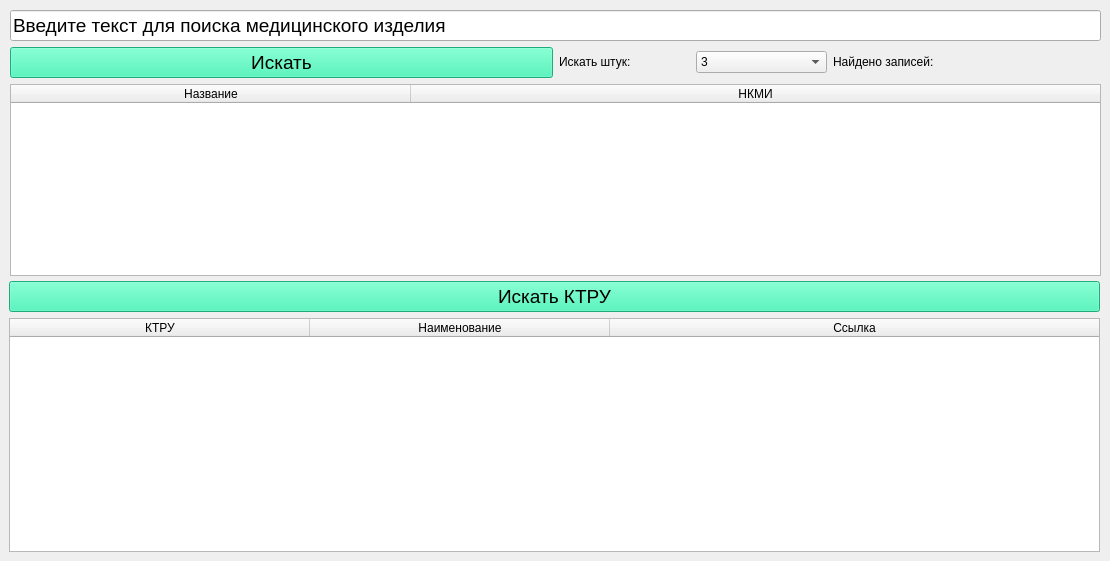
  <widget class="QWidget" name="centralwidget">
   <widget class="QWidget" name="gridLayoutWidget">
    <property name="geometry">
     <rect>
      <x>10</x>
      <y>10</y>
      <width>1091</width>
      <height>266</height>
     </rect>
    </property>
    <layout class="QGridLayout" name="gridLayout">
     <item row="0" column="0" colspan="2">
      <widget class="QLineEdit" name="lineEdit">
       <property name="font">
        <font>
         <pointsize>14</pointsize>
        </font>
       </property>
       <property name="text">
        <string>Введите текст для поиска медицинского изделия</string>
       </property>
      </widget>
     </item>
     <item row="9" column="0" colspan="2">
      <widget class="QTableWidget" name="tableWidget">
       <property name="autoFillBackground">
        <bool>false</bool>
       </property>
       <property name="showGrid">
        <bool>true</bool>
       </property>
       <property name="wordWrap">
        <bool>true</bool>
       </property>
       <property name="cornerButtonEnabled">
        <bool>true</bool>
       </property>
       <property name="rowCount">
        <number>0</number>
       </property>
       <attribute name="horizontalHeaderVisible">
        <bool>true</bool>
       </attribute>
       <attribute name="horizontalHeaderCascadingSectionResizes">
        <bool>false</bool>
       </attribute>
       <attribute name="horizontalHeaderMinimumSectionSize">
        <number>50</number>
       </attribute>
       <attribute name="horizontalHeaderDefaultSectionSize">
        <number>400</number>
       </attribute>
       <attribute name="horizontalHeaderHighlightSections">
        <bool>true</bool>
       </attribute>
       <attribute name="horizontalHeaderShowSortIndicator" stdset="0">
        <bool>false</bool>
       </attribute>
       <attribute name="horizontalHeaderStretchLastSection">
        <bool>true</bool>
       </attribute>
       <attribute name="verticalHeaderVisible">
        <bool>false</bool>
       </attribute>
       <attribute name="verticalHeaderCascadingSectionResizes">
        <bool>true</bool>
       </attribute>
       <attribute name="verticalHeaderShowSortIndicator" stdset="0">
        <bool>false</bool>
       </attribute>
       <column>
        <property name="text">
         <string>Название</string>
        </property>
       </column>
       <column>
        <property name="text">
         <string>НКМИ</string>
        </property>
       </column>
      </widget>
     </item>
     <item row="6" column="0">
      <widget class="QPushButton" name="pushButton">
       <property name="palette">
        <palette>
         <active>
          <colorrole role="WindowText">
           <brush brushstyle="SolidPattern">
            <color alpha="255">
             <red>0</red>
             <green>0</green>
             <blue>0</blue>
            </color>
           </brush>
          </colorrole>
          <colorrole role="Button">
           <brush brushstyle="SolidPattern">
            <color alpha="255">
             <red>43</red>
             <green>240</green>
             <blue>174</blue>
            </color>
           </brush>
          </colorrole>
          <colorrole role="Light">
           <brush brushstyle="SolidPattern">
            <color alpha="255">
             <red>151</red>
             <green>255</green>
             <blue>220</blue>
            </color>
           </brush>
          </colorrole>
          <colorrole role="Midlight">
           <brush brushstyle="SolidPattern">
            <color alpha="255">
             <red>97</red>
             <green>247</green>
             <blue>197</blue>
            </color>
           </brush>
          </colorrole>
          <colorrole role="Dark">
           <brush brushstyle="SolidPattern">
            <color alpha="255">
             <red>22</red>
             <green>120</green>
             <blue>87</blue>
            </color>
           </brush>
          </colorrole>
          <colorrole role="Mid">
           <brush brushstyle="SolidPattern">
            <color alpha="255">
             <red>29</red>
             <green>160</green>
             <blue>116</blue>
            </color>
           </brush>
          </colorrole>
          <colorrole role="Text">
           <brush brushstyle="SolidPattern">
            <color alpha="255">
             <red>0</red>
             <green>0</green>
             <blue>0</blue>
            </color>
           </brush>
          </colorrole>
          <colorrole role="BrightText">
           <brush brushstyle="SolidPattern">
            <color alpha="255">
             <red>255</red>
             <green>255</green>
             <blue>255</blue>
            </color>
           </brush>
          </colorrole>
          <colorrole role="ButtonText">
           <brush brushstyle="SolidPattern">
            <color alpha="255">
             <red>0</red>
             <green>0</green>
             <blue>0</blue>
            </color>
           </brush>
          </colorrole>
          <colorrole role="Base">
           <brush brushstyle="SolidPattern">
            <color alpha="255">
             <red>255</red>
             <green>255</green>
             <blue>255</blue>
            </color>
           </brush>
          </colorrole>
          <colorrole role="Window">
           <brush brushstyle="SolidPattern">
            <color alpha="255">
             <red>43</red>
             <green>240</green>
             <blue>174</blue>
            </color>
           </brush>
          </colorrole>
          <colorrole role="Shadow">
           <brush brushstyle="SolidPattern">
            <color alpha="255">
             <red>0</red>
             <green>0</green>
             <blue>0</blue>
            </color>
           </brush>
          </colorrole>
          <colorrole role="AlternateBase">
           <brush brushstyle="SolidPattern">
            <color alpha="255">
             <red>149</red>
             <green>247</green>
             <blue>214</blue>
            </color>
           </brush>
          </colorrole>
          <colorrole role="ToolTipBase">
           <brush brushstyle="SolidPattern">
            <color alpha="255">
             <red>255</red>
             <green>255</green>
             <blue>220</blue>
            </color>
           </brush>
          </colorrole>
          <colorrole role="ToolTipText">
           <brush brushstyle="SolidPattern">
            <color alpha="255">
             <red>0</red>
             <green>0</green>
             <blue>0</blue>
            </color>
           </brush>
          </colorrole>
          <colorrole role="PlaceholderText">
           <brush brushstyle="SolidPattern">
            <color alpha="128">
             <red>0</red>
             <green>0</green>
             <blue>0</blue>
            </color>
           </brush>
          </colorrole>
         </active>
         <inactive>
          <colorrole role="WindowText">
           <brush brushstyle="SolidPattern">
            <color alpha="255">
             <red>0</red>
             <green>0</green>
             <blue>0</blue>
            </color>
           </brush>
          </colorrole>
          <colorrole role="Button">
           <brush brushstyle="SolidPattern">
            <color alpha="255">
             <red>43</red>
             <green>240</green>
             <blue>174</blue>
            </color>
           </brush>
          </colorrole>
          <colorrole role="Light">
           <brush brushstyle="SolidPattern">
            <color alpha="255">
             <red>151</red>
             <green>255</green>
             <blue>220</blue>
            </color>
           </brush>
          </colorrole>
          <colorrole role="Midlight">
           <brush brushstyle="SolidPattern">
            <color alpha="255">
             <red>97</red>
             <green>247</green>
             <blue>197</blue>
            </color>
           </brush>
          </colorrole>
          <colorrole role="Dark">
           <brush brushstyle="SolidPattern">
            <color alpha="255">
             <red>22</red>
             <green>120</green>
             <blue>87</blue>
            </color>
           </brush>
          </colorrole>
          <colorrole role="Mid">
           <brush brushstyle="SolidPattern">
            <color alpha="255">
             <red>29</red>
             <green>160</green>
             <blue>116</blue>
            </color>
           </brush>
          </colorrole>
          <colorrole role="Text">
           <brush brushstyle="SolidPattern">
            <color alpha="255">
             <red>0</red>
             <green>0</green>
             <blue>0</blue>
            </color>
           </brush>
          </colorrole>
          <colorrole role="BrightText">
           <brush brushstyle="SolidPattern">
            <color alpha="255">
             <red>255</red>
             <green>255</green>
             <blue>255</blue>
            </color>
           </brush>
          </colorrole>
          <colorrole role="ButtonText">
           <brush brushstyle="SolidPattern">
            <color alpha="255">
             <red>0</red>
             <green>0</green>
             <blue>0</blue>
            </color>
           </brush>
          </colorrole>
          <colorrole role="Base">
           <brush brushstyle="SolidPattern">
            <color alpha="255">
             <red>255</red>
             <green>255</green>
             <blue>255</blue>
            </color>
           </brush>
          </colorrole>
          <colorrole role="Window">
           <brush brushstyle="SolidPattern">
            <color alpha="255">
             <red>43</red>
             <green>240</green>
             <blue>174</blue>
            </color>
           </brush>
          </colorrole>
          <colorrole role="Shadow">
           <brush brushstyle="SolidPattern">
            <color alpha="255">
             <red>0</red>
             <green>0</green>
             <blue>0</blue>
            </color>
           </brush>
          </colorrole>
          <colorrole role="AlternateBase">
           <brush brushstyle="SolidPattern">
            <color alpha="255">
             <red>149</red>
             <green>247</green>
             <blue>214</blue>
            </color>
           </brush>
          </colorrole>
          <colorrole role="ToolTipBase">
           <brush brushstyle="SolidPattern">
            <color alpha="255">
             <red>255</red>
             <green>255</green>
             <blue>220</blue>
            </color>
           </brush>
          </colorrole>
          <colorrole role="ToolTipText">
           <brush brushstyle="SolidPattern">
            <color alpha="255">
             <red>0</red>
             <green>0</green>
             <blue>0</blue>
            </color>
           </brush>
          </colorrole>
          <colorrole role="PlaceholderText">
           <brush brushstyle="SolidPattern">
            <color alpha="128">
             <red>0</red>
             <green>0</green>
             <blue>0</blue>
            </color>
           </brush>
          </colorrole>
         </inactive>
         <disabled>
          <colorrole role="WindowText">
           <brush brushstyle="SolidPattern">
            <color alpha="255">
             <red>22</red>
             <green>120</green>
             <blue>87</blue>
            </color>
           </brush>
          </colorrole>
          <colorrole role="Button">
           <brush brushstyle="SolidPattern">
            <color alpha="255">
             <red>43</red>
             <green>240</green>
             <blue>174</blue>
            </color>
           </brush>
          </colorrole>
          <colorrole role="Light">
           <brush brushstyle="SolidPattern">
            <color alpha="255">
             <red>151</red>
             <green>255</green>
             <blue>220</blue>
            </color>
           </brush>
          </colorrole>
          <colorrole role="Midlight">
           <brush brushstyle="SolidPattern">
            <color alpha="255">
             <red>97</red>
             <green>247</green>
             <blue>197</blue>
            </color>
           </brush>
          </colorrole>
          <colorrole role="Dark">
           <brush brushstyle="SolidPattern">
            <color alpha="255">
             <red>22</red>
             <green>120</green>
             <blue>87</blue>
            </color>
           </brush>
          </colorrole>
          <colorrole role="Mid">
           <brush brushstyle="SolidPattern">
            <color alpha="255">
             <red>29</red>
             <green>160</green>
             <blue>116</blue>
            </color>
           </brush>
          </colorrole>
          <colorrole role="Text">
           <brush brushstyle="SolidPattern">
            <color alpha="255">
             <red>22</red>
             <green>120</green>
             <blue>87</blue>
            </color>
           </brush>
          </colorrole>
          <colorrole role="BrightText">
           <brush brushstyle="SolidPattern">
            <color alpha="255">
             <red>255</red>
             <green>255</green>
             <blue>255</blue>
            </color>
           </brush>
          </colorrole>
          <colorrole role="ButtonText">
           <brush brushstyle="SolidPattern">
            <color alpha="255">
             <red>22</red>
             <green>120</green>
             <blue>87</blue>
            </color>
           </brush>
          </colorrole>
          <colorrole role="Base">
           <brush brushstyle="SolidPattern">
            <color alpha="255">
             <red>43</red>
             <green>240</green>
             <blue>174</blue>
            </color>
           </brush>
          </colorrole>
          <colorrole role="Window">
           <brush brushstyle="SolidPattern">
            <color alpha="255">
             <red>43</red>
             <green>240</green>
             <blue>174</blue>
            </color>
           </brush>
          </colorrole>
          <colorrole role="Shadow">
           <brush brushstyle="SolidPattern">
            <color alpha="255">
             <red>0</red>
             <green>0</green>
             <blue>0</blue>
            </color>
           </brush>
          </colorrole>
          <colorrole role="AlternateBase">
           <brush brushstyle="SolidPattern">
            <color alpha="255">
             <red>43</red>
             <green>240</green>
             <blue>174</blue>
            </color>
           </brush>
          </colorrole>
          <colorrole role="ToolTipBase">
           <brush brushstyle="SolidPattern">
            <color alpha="255">
             <red>255</red>
             <green>255</green>
             <blue>220</blue>
            </color>
           </brush>
          </colorrole>
          <colorrole role="ToolTipText">
           <brush brushstyle="SolidPattern">
            <color alpha="255">
             <red>0</red>
             <green>0</green>
             <blue>0</blue>
            </color>
           </brush>
          </colorrole>
          <colorrole role="PlaceholderText">
           <brush brushstyle="SolidPattern">
            <color alpha="128">
             <red>0</red>
             <green>0</green>
             <blue>0</blue>
            </color>
           </brush>
          </colorrole>
         </disabled>
        </palette>
       </property>
       <property name="font">
        <font>
         <pointsize>14</pointsize>
        </font>
       </property>
       <property name="text">
        <string>Искать</string>
       </property>
      </widget>
     </item>
     <item row="6" column="1">
      <layout class="QGridLayout" name="gridLayout_2">
       <item row="0" column="0">
        <widget class="QLabel" name="label">
         <property name="text">
          <string>Искать штук:</string>
         </property>
        </widget>
       </item>
       <item row="0" column="3">
        <widget class="QLabel" name="label_3">
         <property name="text">
          <string/>
         </property>
        </widget>
       </item>
       <item row="0" column="1">
        <widget class="QComboBox" name="comboBox">
         <item>
          <property name="text">
           <string>3</string>
          </property>
         </item>
         <item>
          <property name="text">
           <string>5</string>
          </property>
         </item>
         <item>
          <property name="text">
           <string>10</string>
          </property>
         </item>
         <item>
          <property name="text">
           <string>20</string>
          </property>
         </item>
         <item>
          <property name="text">
           <string>30</string>
          </property>
         </item>
         <item>
          <property name="text">
           <string>40</string>
          </property>
         </item>
         <item>
          <property name="text">
           <string>50</string>
          </property>
         </item>
        </widget>
       </item>
       <item row="0" column="2">
        <widget class="QLabel" name="label_2">
         <property name="text">
          <string>Найдено записей:</string>
         </property>
        </widget>
       </item>
      </layout>
     </item>
    </layout>
   </widget>
   <widget class="QWidget" name="gridLayoutWidget_2">
    <property name="geometry">
     <rect>
      <x>9</x>
      <y>281</y>
      <width>1091</width>
      <height>271</height>
     </rect>
    </property>
    <layout class="QGridLayout" name="gridLayout_3">
     <item row="0" column="0">
      <widget class="QPushButton" name="pushButton_2">
       <property name="palette">
        <palette>
         <active>
          <colorrole role="WindowText">
           <brush brushstyle="SolidPattern">
            <color alpha="255">
             <red>0</red>
             <green>0</green>
             <blue>0</blue>
            </color>
           </brush>
          </colorrole>
          <colorrole role="Button">
           <brush brushstyle="SolidPattern">
            <color alpha="255">
             <red>43</red>
             <green>240</green>
             <blue>174</blue>
            </color>
           </brush>
          </colorrole>
          <colorrole role="Light">
           <brush brushstyle="SolidPattern">
            <color alpha="255">
             <red>151</red>
             <green>255</green>
             <blue>220</blue>
            </color>
           </brush>
          </colorrole>
          <colorrole role="Midlight">
           <brush brushstyle="SolidPattern">
            <color alpha="255">
             <red>97</red>
             <green>247</green>
             <blue>197</blue>
            </color>
           </brush>
          </colorrole>
          <colorrole role="Dark">
           <brush brushstyle="SolidPattern">
            <color alpha="255">
             <red>22</red>
             <green>120</green>
             <blue>87</blue>
            </color>
           </brush>
          </colorrole>
          <colorrole role="Mid">
           <brush brushstyle="SolidPattern">
            <color alpha="255">
             <red>29</red>
             <green>160</green>
             <blue>116</blue>
            </color>
           </brush>
          </colorrole>
          <colorrole role="Text">
           <brush brushstyle="SolidPattern">
            <color alpha="255">
             <red>0</red>
             <green>0</green>
             <blue>0</blue>
            </color>
           </brush>
          </colorrole>
          <colorrole role="BrightText">
           <brush brushstyle="SolidPattern">
            <color alpha="255">
             <red>255</red>
             <green>255</green>
             <blue>255</blue>
            </color>
           </brush>
          </colorrole>
          <colorrole role="ButtonText">
           <brush brushstyle="SolidPattern">
            <color alpha="255">
             <red>0</red>
             <green>0</green>
             <blue>0</blue>
            </color>
           </brush>
          </colorrole>
          <colorrole role="Base">
           <brush brushstyle="SolidPattern">
            <color alpha="255">
             <red>255</red>
             <green>255</green>
             <blue>255</blue>
            </color>
           </brush>
          </colorrole>
          <colorrole role="Window">
           <brush brushstyle="SolidPattern">
            <color alpha="255">
             <red>43</red>
             <green>240</green>
             <blue>174</blue>
            </color>
           </brush>
          </colorrole>
          <colorrole role="Shadow">
           <brush brushstyle="SolidPattern">
            <color alpha="255">
             <red>0</red>
             <green>0</green>
             <blue>0</blue>
            </color>
           </brush>
          </colorrole>
          <colorrole role="AlternateBase">
           <brush brushstyle="SolidPattern">
            <color alpha="255">
             <red>149</red>
             <green>247</green>
             <blue>214</blue>
            </color>
           </brush>
          </colorrole>
          <colorrole role="ToolTipBase">
           <brush brushstyle="SolidPattern">
            <color alpha="255">
             <red>255</red>
             <green>255</green>
             <blue>220</blue>
            </color>
           </brush>
          </colorrole>
          <colorrole role="ToolTipText">
           <brush brushstyle="SolidPattern">
            <color alpha="255">
             <red>0</red>
             <green>0</green>
             <blue>0</blue>
            </color>
           </brush>
          </colorrole>
          <colorrole role="PlaceholderText">
           <brush brushstyle="SolidPattern">
            <color alpha="128">
             <red>0</red>
             <green>0</green>
             <blue>0</blue>
            </color>
           </brush>
          </colorrole>
         </active>
         <inactive>
          <colorrole role="WindowText">
           <brush brushstyle="SolidPattern">
            <color alpha="255">
             <red>0</red>
             <green>0</green>
             <blue>0</blue>
            </color>
           </brush>
          </colorrole>
          <colorrole role="Button">
           <brush brushstyle="SolidPattern">
            <color alpha="255">
             <red>43</red>
             <green>240</green>
             <blue>174</blue>
            </color>
           </brush>
          </colorrole>
          <colorrole role="Light">
           <brush brushstyle="SolidPattern">
            <color alpha="255">
             <red>151</red>
             <green>255</green>
             <blue>220</blue>
            </color>
           </brush>
          </colorrole>
          <colorrole role="Midlight">
           <brush brushstyle="SolidPattern">
            <color alpha="255">
             <red>97</red>
             <green>247</green>
             <blue>197</blue>
            </color>
           </brush>
          </colorrole>
          <colorrole role="Dark">
           <brush brushstyle="SolidPattern">
            <color alpha="255">
             <red>22</red>
             <green>120</green>
             <blue>87</blue>
            </color>
           </brush>
          </colorrole>
          <colorrole role="Mid">
           <brush brushstyle="SolidPattern">
            <color alpha="255">
             <red>29</red>
             <green>160</green>
             <blue>116</blue>
            </color>
           </brush>
          </colorrole>
          <colorrole role="Text">
           <brush brushstyle="SolidPattern">
            <color alpha="255">
             <red>0</red>
             <green>0</green>
             <blue>0</blue>
            </color>
           </brush>
          </colorrole>
          <colorrole role="BrightText">
           <brush brushstyle="SolidPattern">
            <color alpha="255">
             <red>255</red>
             <green>255</green>
             <blue>255</blue>
            </color>
           </brush>
          </colorrole>
          <colorrole role="ButtonText">
           <brush brushstyle="SolidPattern">
            <color alpha="255">
             <red>0</red>
             <green>0</green>
             <blue>0</blue>
            </color>
           </brush>
          </colorrole>
          <colorrole role="Base">
           <brush brushstyle="SolidPattern">
            <color alpha="255">
             <red>255</red>
             <green>255</green>
             <blue>255</blue>
            </color>
           </brush>
          </colorrole>
          <colorrole role="Window">
           <brush brushstyle="SolidPattern">
            <color alpha="255">
             <red>43</red>
             <green>240</green>
             <blue>174</blue>
            </color>
           </brush>
          </colorrole>
          <colorrole role="Shadow">
           <brush brushstyle="SolidPattern">
            <color alpha="255">
             <red>0</red>
             <green>0</green>
             <blue>0</blue>
            </color>
           </brush>
          </colorrole>
          <colorrole role="AlternateBase">
           <brush brushstyle="SolidPattern">
            <color alpha="255">
             <red>149</red>
             <green>247</green>
             <blue>214</blue>
            </color>
           </brush>
          </colorrole>
          <colorrole role="ToolTipBase">
           <brush brushstyle="SolidPattern">
            <color alpha="255">
             <red>255</red>
             <green>255</green>
             <blue>220</blue>
            </color>
           </brush>
          </colorrole>
          <colorrole role="ToolTipText">
           <brush brushstyle="SolidPattern">
            <color alpha="255">
             <red>0</red>
             <green>0</green>
             <blue>0</blue>
            </color>
           </brush>
          </colorrole>
          <colorrole role="PlaceholderText">
           <brush brushstyle="SolidPattern">
            <color alpha="128">
             <red>0</red>
             <green>0</green>
             <blue>0</blue>
            </color>
           </brush>
          </colorrole>
         </inactive>
         <disabled>
          <colorrole role="WindowText">
           <brush brushstyle="SolidPattern">
            <color alpha="255">
             <red>22</red>
             <green>120</green>
             <blue>87</blue>
            </color>
           </brush>
          </colorrole>
          <colorrole role="Button">
           <brush brushstyle="SolidPattern">
            <color alpha="255">
             <red>43</red>
             <green>240</green>
             <blue>174</blue>
            </color>
           </brush>
          </colorrole>
          <colorrole role="Light">
           <brush brushstyle="SolidPattern">
            <color alpha="255">
             <red>151</red>
             <green>255</green>
             <blue>220</blue>
            </color>
           </brush>
          </colorrole>
          <colorrole role="Midlight">
           <brush brushstyle="SolidPattern">
            <color alpha="255">
             <red>97</red>
             <green>247</green>
             <blue>197</blue>
            </color>
           </brush>
          </colorrole>
          <colorrole role="Dark">
           <brush brushstyle="SolidPattern">
            <color alpha="255">
             <red>22</red>
             <green>120</green>
             <blue>87</blue>
            </color>
           </brush>
          </colorrole>
          <colorrole role="Mid">
           <brush brushstyle="SolidPattern">
            <color alpha="255">
             <red>29</red>
             <green>160</green>
             <blue>116</blue>
            </color>
           </brush>
          </colorrole>
          <colorrole role="Text">
           <brush brushstyle="SolidPattern">
            <color alpha="255">
             <red>22</red>
             <green>120</green>
             <blue>87</blue>
            </color>
           </brush>
          </colorrole>
          <colorrole role="BrightText">
           <brush brushstyle="SolidPattern">
            <color alpha="255">
             <red>255</red>
             <green>255</green>
             <blue>255</blue>
            </color>
           </brush>
          </colorrole>
          <colorrole role="ButtonText">
           <brush brushstyle="SolidPattern">
            <color alpha="255">
             <red>22</red>
             <green>120</green>
             <blue>87</blue>
            </color>
           </brush>
          </colorrole>
          <colorrole role="Base">
           <brush brushstyle="SolidPattern">
            <color alpha="255">
             <red>43</red>
             <green>240</green>
             <blue>174</blue>
            </color>
           </brush>
          </colorrole>
          <colorrole role="Window">
           <brush brushstyle="SolidPattern">
            <color alpha="255">
             <red>43</red>
             <green>240</green>
             <blue>174</blue>
            </color>
           </brush>
          </colorrole>
          <colorrole role="Shadow">
           <brush brushstyle="SolidPattern">
            <color alpha="255">
             <red>0</red>
             <green>0</green>
             <blue>0</blue>
            </color>
           </brush>
          </colorrole>
          <colorrole role="AlternateBase">
           <brush brushstyle="SolidPattern">
            <color alpha="255">
             <red>43</red>
             <green>240</green>
             <blue>174</blue>
            </color>
           </brush>
          </colorrole>
          <colorrole role="ToolTipBase">
           <brush brushstyle="SolidPattern">
            <color alpha="255">
             <red>255</red>
             <green>255</green>
             <blue>220</blue>
            </color>
           </brush>
          </colorrole>
          <colorrole role="ToolTipText">
           <brush brushstyle="SolidPattern">
            <color alpha="255">
             <red>0</red>
             <green>0</green>
             <blue>0</blue>
            </color>
           </brush>
          </colorrole>
          <colorrole role="PlaceholderText">
           <brush brushstyle="SolidPattern">
            <color alpha="128">
             <red>0</red>
             <green>0</green>
             <blue>0</blue>
            </color>
           </brush>
          </colorrole>
         </disabled>
        </palette>
       </property>
       <property name="font">
        <font>
         <pointsize>14</pointsize>
        </font>
       </property>
       <property name="text">
        <string>Искать КТРУ</string>
       </property>
      </widget>
     </item>
     <item row="1" column="0">
      <widget class="QTableWidget" name="tableWidget_2">
       <property name="autoFillBackground">
        <bool>false</bool>
       </property>
       <property name="showGrid">
        <bool>true</bool>
       </property>
       <property name="wordWrap">
        <bool>true</bool>
       </property>
       <property name="cornerButtonEnabled">
        <bool>true</bool>
       </property>
       <property name="rowCount">
        <number>0</number>
       </property>
       <attribute name="horizontalHeaderVisible">
        <bool>true</bool>
       </attribute>
       <attribute name="horizontalHeaderCascadingSectionResizes">
        <bool>true</bool>
       </attribute>
       <attribute name="horizontalHeaderMinimumSectionSize">
        <number>50</number>
       </attribute>
       <attribute name="horizontalHeaderDefaultSectionSize">
        <number>300</number>
       </attribute>
       <attribute name="horizontalHeaderHighlightSections">
        <bool>true</bool>
       </attribute>
       <attribute name="horizontalHeaderShowSortIndicator" stdset="0">
        <bool>false</bool>
       </attribute>
       <attribute name="horizontalHeaderStretchLastSection">
        <bool>true</bool>
       </attribute>
       <attribute name="verticalHeaderVisible">
        <bool>false</bool>
       </attribute>
       <attribute name="verticalHeaderCascadingSectionResizes">
        <bool>true</bool>
       </attribute>
       <attribute name="verticalHeaderShowSortIndicator" stdset="0">
        <bool>false</bool>
       </attribute>
       <column>
        <property name="text">
         <string>КТРУ</string>
        </property>
       </column>
       <column>
        <property name="text">
         <string>Наименование</string>
        </property>
       </column>
       <column>
        <property name="text">
         <string>Ссылка</string>
        </property>
       </column>
      </widget>
     </item>
    </layout>
   </widget>
  </widget>
